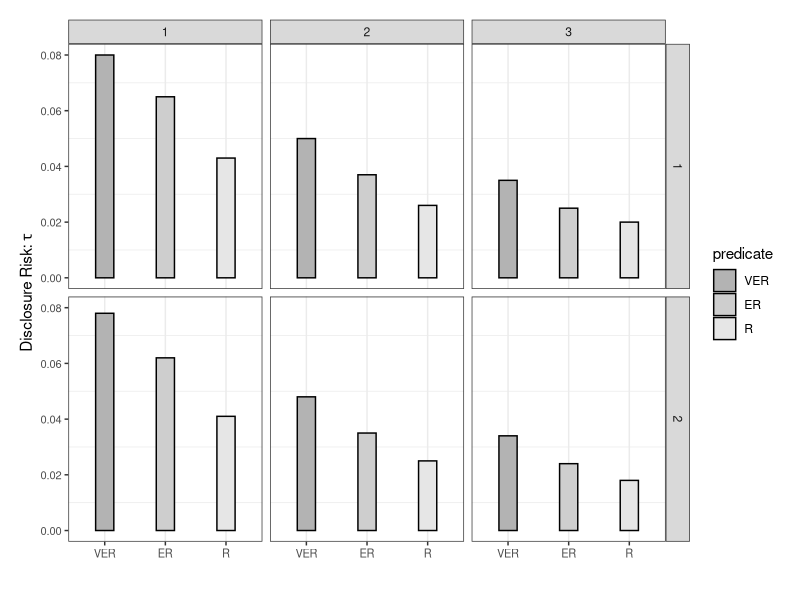
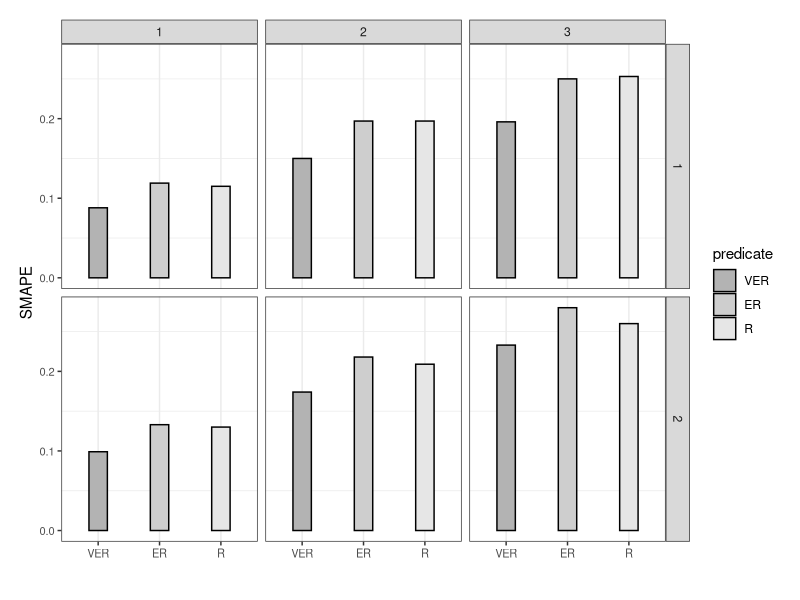
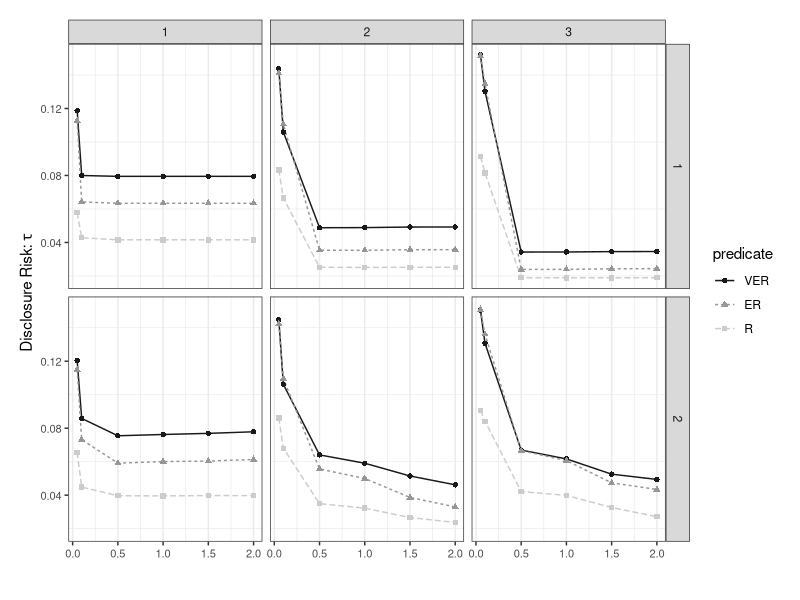
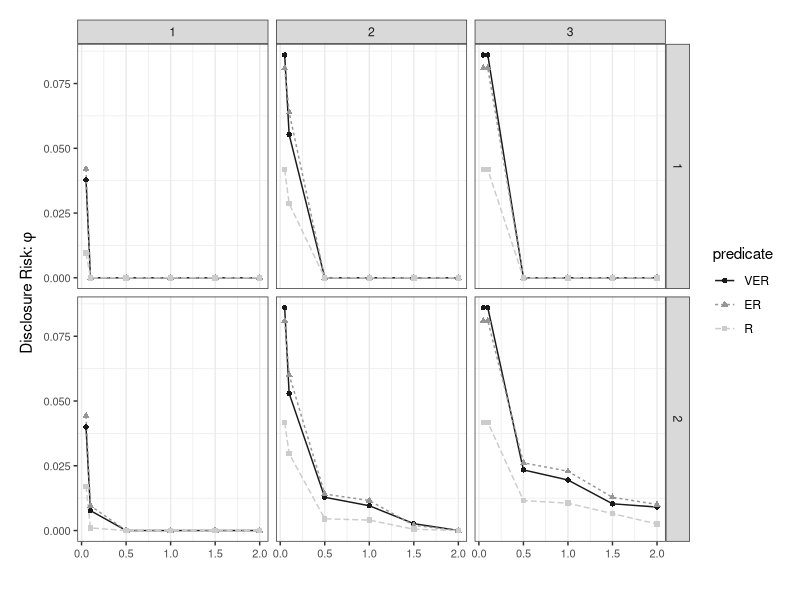
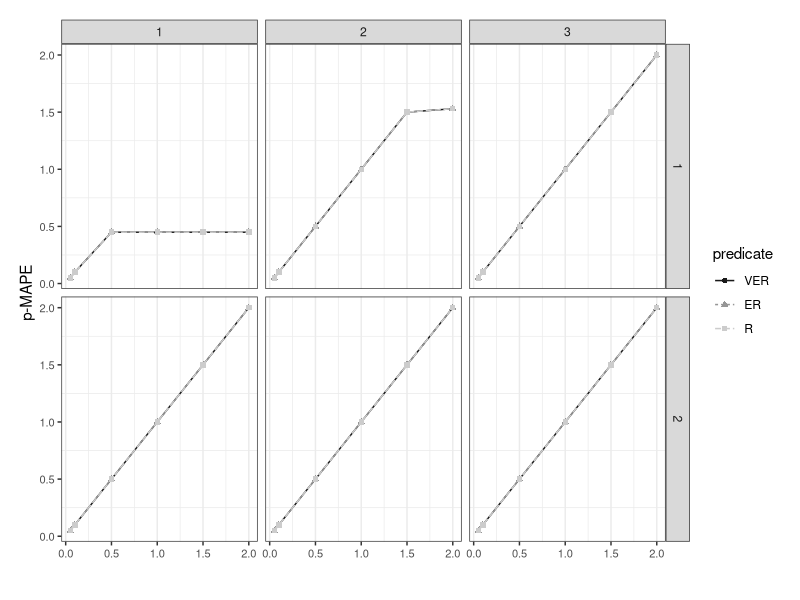
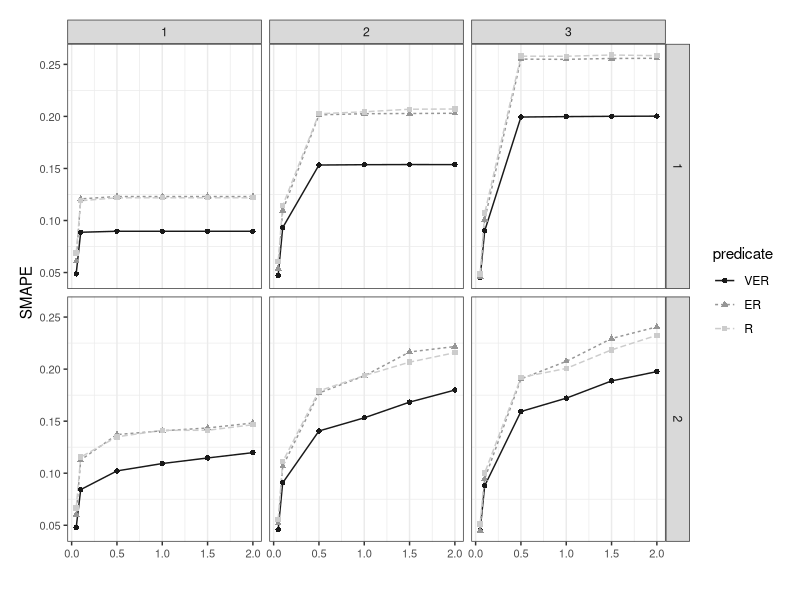

The R source for these figures, in order:
library(ggplot2)
library(dplyr)

########------------- Read data -------------############

options(scipen=999)
scm.data <- readr::read_csv("set_coverage.csv")
mcm.data <- readr::read_csv("max_coverage.csv")


########------------- Set coverage -------------############

scm.data$predicate <- factor(scm.data$predicate, levels = c("VER", "ER", "R"))

g1 <- ggplot(data = scm.data, aes(x=predicate, y=risk_1, fill=predicate)) +
  geom_bar(stat = "identity", color = "black", width=0.3) +
  labs(y = expression("Disclosure Risk:" ~tau), x = "") +
  scale_fill_grey(start = 0.7, end = 0.9) +
  facet_grid(coverage ~ lambda) +
  theme_bw() + 
  theme(plot.margin = margin(0.5, 0.5, 0.5, 0.5, unit = "cm"),
        strip.placement = "outside",
        axis.text = element_text(size = 8),
        panel.grid.major.y = element_blank())
g1

g2 <- ggplot(data = scm.data, aes(x=predicate, y=smape, fill=predicate)) +
  geom_bar(stat = "identity", color = "black", width=0.3) + 
  labs(y = "SMAPE", x = "") +
  scale_fill_grey(start = 0.7, end = 0.9) +
  facet_grid(coverage ~ lambda) +
  theme_bw() + 
  theme(plot.margin = margin(0.5, 0.5, 0.5, 0.5, unit = "cm"),
        strip.placement = "outside",
        axis.text = element_text(size = 8),
        panel.grid.major.y = element_blank())
g2

########------------- Max coverage -------------############

mcm.data$predicate <- factor(mcm.data$predicate, levels = c("VER", "ER", "R"))

f1 <- ggplot(data = mcm.data, aes(x=u, y=risk_1, fill=predicate)) +
  geom_line(aes(linetype=predicate, color=predicate)) +
  geom_point(aes(shape=predicate, color=predicate)) +
  labs(y = expression("Disclosure Risk:" ~tau), x = "") +
  facet_grid(coverage ~ lambda) +
  scale_colour_grey(start = 0.1, end = 0.8) +
  theme_bw() + 
  theme(plot.margin = margin(0.5, 0.5, 0.5, 0.5, unit = "cm"),
        strip.placement = "outside",
        axis.text = element_text(size = 8),
        panel.grid.major.y = element_blank())
f1 

f2 <- ggplot(data = mcm.data, aes(x=u, y=risk_2, fill=predicate)) +
  geom_line(aes(linetype=predicate, color=predicate)) +
  geom_point(aes(shape=predicate, color=predicate)) +
  labs(y = expression("Disclosure Risk:" ~phi), x = "") +
  facet_grid(coverage ~ lambda) +
  scale_colour_grey(start = 0.1, end = 0.8) +
  theme_bw() + 
  theme(plot.margin = margin(0.5, 0.5, 0.5, 0.5, unit = "cm"),
        strip.placement = "outside",
        axis.text = element_text(size = 8),
        panel.grid.major.y = element_blank())
f2

f3 <- ggplot(data = mcm.data, aes(x=u, y=p_mape, fill=predicate)) +
  geom_line(aes(linetype=predicate, color=predicate)) +
  geom_point(aes(shape=predicate, color=predicate)) +
  labs(y = "p-MAPE", x = "") +
  facet_grid(coverage ~ lambda) +
  scale_colour_grey(start = 0.1, end = 0.8) +
  theme_bw() + 
  theme(plot.margin = margin(0.5, 0.5, 0.5, 0.5, unit = "cm"),
        strip.placement = "outside",
        axis.text = element_text(size = 8),
        panel.grid.major.y = element_blank())
f3

f4 <- ggplot(data = mcm.data, aes(x=u, y=smape, fill=predicate)) +
  geom_line(aes(linetype=predicate, color=predicate)) +
  geom_point(aes(shape=predicate, color=predicate)) +
  labs(y = "SMAPE", x = "") +
  facet_grid(coverage ~ lambda) +
  scale_colour_grey(start = 0.1, end = 0.8) +
  theme_bw() + 
  theme(plot.margin = margin(0.5, 0.5, 0.5, 0.5, unit = "cm"),
        strip.placement = "outside",
        axis.text = element_text(size = 8),
        panel.grid.major.y = element_blank())
f4
